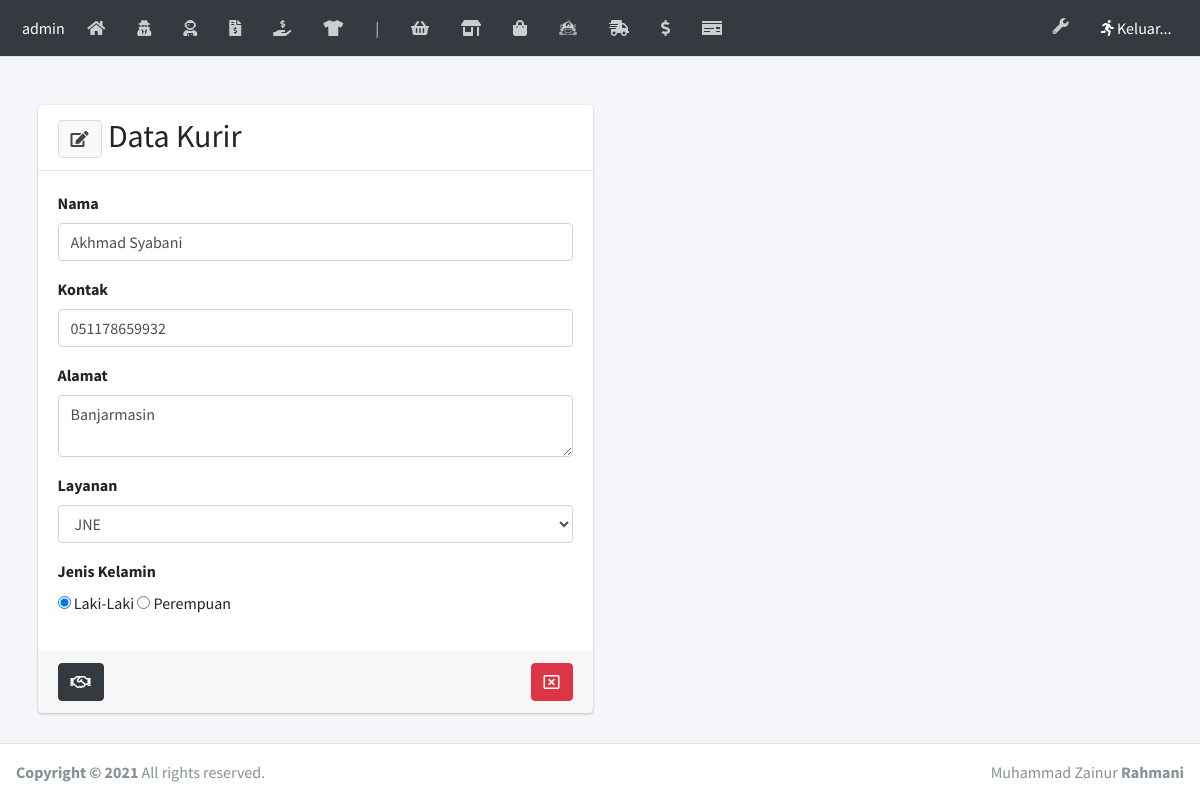
Page /laman/kurir_edit.php?idkurir=2 on the committed database.
### tables this page shows
CREATE TABLE `kurir` (
  `idkurir` int(3) NOT NULL,
  `username` varchar(10) NOT NULL,
  `password` varchar(10) NOT NULL,
  `namakurir` varchar(80) NOT NULL,
  `kontakkurir` varchar(50) NOT NULL,
  `alamatkurir` text NOT NULL,
  `jkkurir` enum('0','1') NOT NULL,
  `layanan` varchar(20) NOT NULL
);

### laman/kurir_edit.php (the view, shortened to what this page needs)
<?php require('headernya.php');
	$idkurir = $_GET['idkurir'];
	$query = mysqli_query($kon, "SELECT * FROM kurir WHERE idkurir = '$idkurir'");
	$data  = mysqli_fetch_array($query);
?>
  <div class="content-wrapper">
    <br><br>
    <section class="content">
      <div class="container">
        <div class="row">
          <div class="col-md-6 col-sm-12">
            <div class="card">
              <div class="card-header">
                <h2 style="display:inline;"><button class="btn btn-default" type="button" data-toggle="tooltip" data-placement="bottom" title="Ubah"><i class="fas fa-edit"></i></button> Data Kurir</h2>
              </div>
              <div class="card-body">
                <form action="" method="POST" autocomplete="off">
                  <div class="form-group">
                    <label>Nama</label>
                    <input type="text" class="form-control" name="namakurir" value="<?= $data['namakurir'] ?>">
                  </div>
                  <div class="form-group">
                    <label>Kontak</label>
                    <input type="text" class="form-control" name="kontakkurir" value="<?= $data['kontakkurir'] ?>">
                  </div>
                  <div class="form-group">
                    <label>Alamat</label>
                    <textarea class="form-control" name="alamatkurir"><?= $data['alamatkurir'] ?></textarea>
                  </div>
                  <div class="form-group">
                    <label>Layanan</label>
                    <select name="layanan" class="form-control">
                        <option value="<?= $data['layanan'] ?>"><?= $data['layanan'] ?></option>
                      </select>
                  </div>
                  <div class="form-group">
                    <label>Jenis Kelamin</label><br>
                    <?php if($data['jkkurir']==1){ ?>
                      <input type="radio" name="jkkurir" value="0" > Laki-Laki
                      <input type="radio" name="jkkurir" value="1" checked> Perempuan<br>
                    <?php }else if($data['jkkurir']==0){ ?>
                      <input type="radio" name="jkkurir" value="0" checked> Laki-Laki
                      <input type="radio" name="jkkurir" value="1" > Perempuan<br>
                    <?php } ?>
                  </div>
                </div>
                <div class="card-footer">
                  <button type="submit" name="simpan" class="btn btn-dark" data-toggle="tooltip" data-placement="bottom" title="Simpan"><i class="far fa-handshake"></i></button>
                  <button type="button" onclick="window.location='kurir.php';" data-toggle="tooltip" data-placement="bottom" title="Kembali" class="btn btn-danger float-right">
                    <i class="far fa-window-close"></i></button>
                </div>
            	</div>
            </div>
        </div>
      </section>
  </div>
<?php require('footernya.php') ?>

### rows in the picture
kurir: namakurir "Akhmad Syabani", kontakkurir "051178659932", alamatkurir "Banjarmasin", layanan "JNE"
